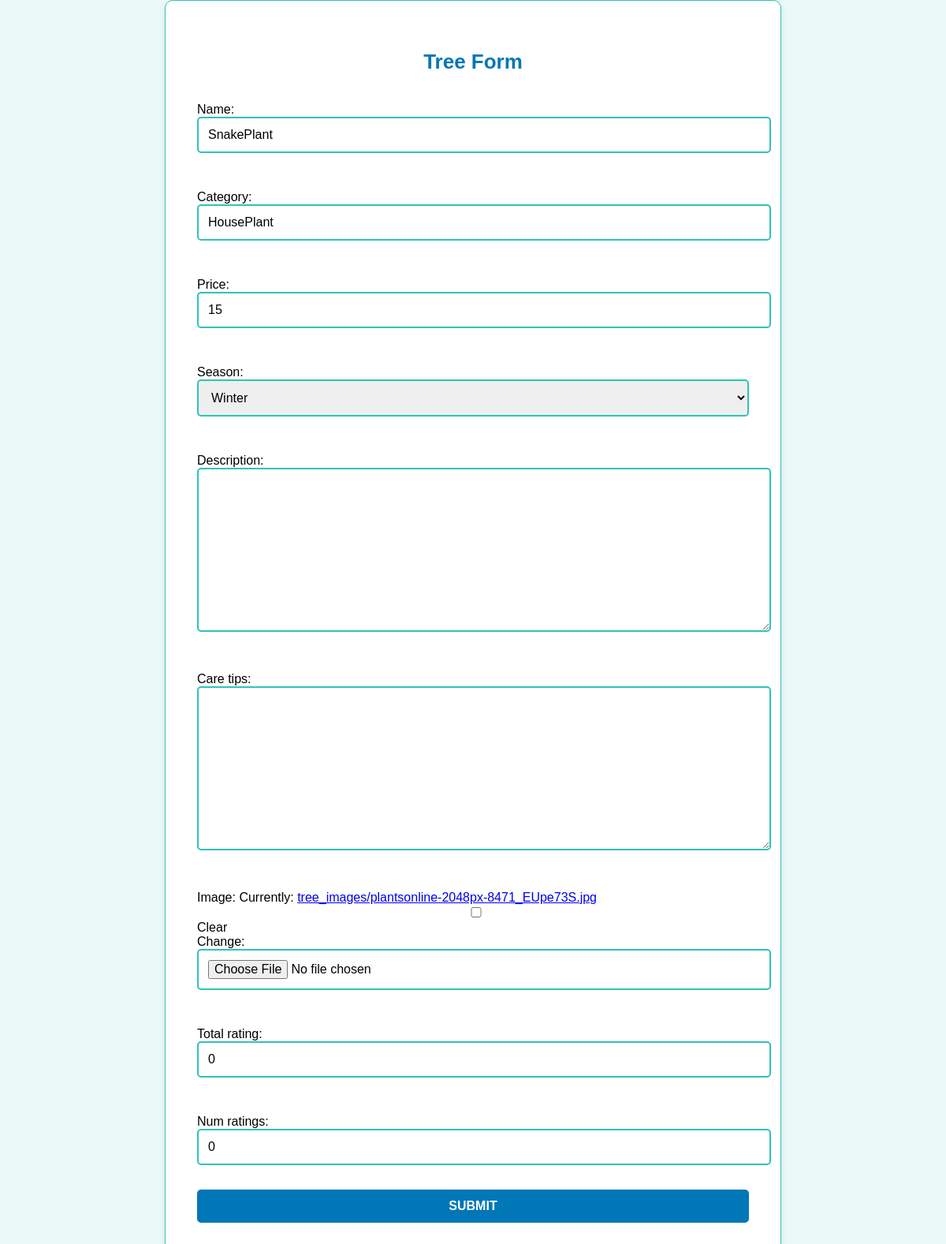
The app's page /trees/update-tree/1, older data.
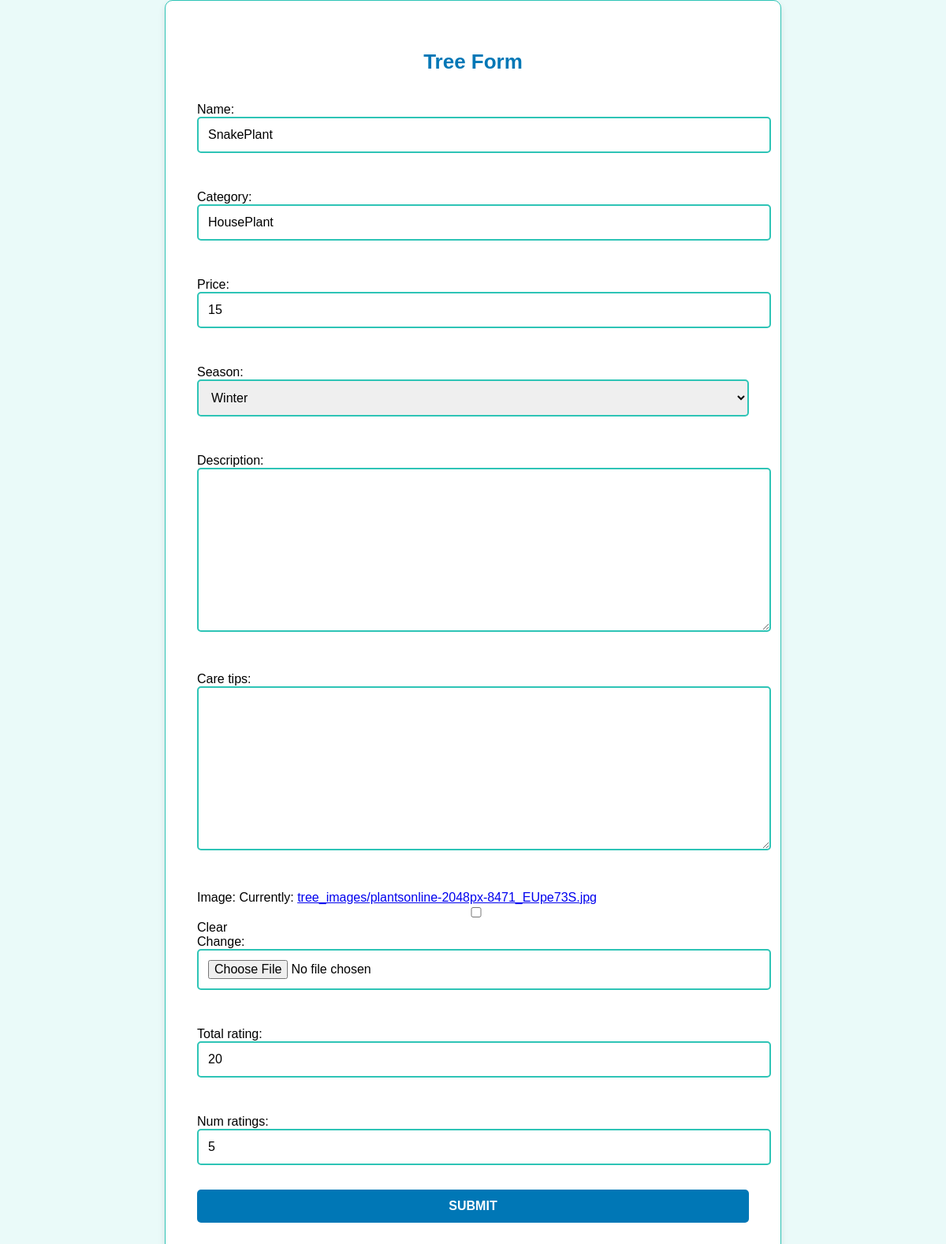
The same page, newer data.
### trees/models.py (models this page shows, shortened)
class Tree(models.Model):
    SEASON_CHOICES = [
        ('summer', 'Summer'),
        ('winter', 'Winter'),
        ('spring', 'Spring'),
        ('autumn', 'Autumn'),
        ('other', 'Other'),
    ]
    name = models.CharField(max_length=100)
    category = models.CharField(max_length=100)
    price = models.IntegerField(default=0)
    season = models.CharField(max_length=20, choices=SEASON_CHOICES, default='other')
    description = models.TextField(blank=True, null=True)  # Optional description field
    care_tips = models.TextField(blank=True, null=True)  # Optional care tips field
    image = models.ImageField(upload_to='tree_images/', null=True, blank=True)
    total_rating = models.IntegerField(default=0)  # Field to store total rating points
    num_ratings = models.PositiveIntegerField(default=0)

### trees/views.py (the view)
# urls.py: path('update-tree/<int:t_id>', views.update_tree, name='update-tree'),
def update_tree(request, t_id):
    tree_instance = get_object_or_404(Tree, pk=t_id)  # Handle 404 if tree not found
    if request.method == "POST":
        form = TreeForm(request.POST, request.FILES, instance=tree_instance)
        if form.is_valid():
            form.save()
            return redirect('tree_list')
        else:
            print("Form Errors:", form.errors)
    else:
        form = TreeForm(instance=tree_instance)
    return render(request, 'treeform.html', {'form': form})

### trees/forms.py
class TreeForm(forms.ModelForm):
    class Meta:
        model = Tree
        fields = '__all__'

### templates/treeform.html (shortened to what this page needs)
<!DOCTYPE html>
<html lang="en">
<head>
</head>
<body>
    <div class="form-container">
        <h2 class="form-title">Tree Form</h2>
        <form method="post" enctype="multipart/form-data">
            {{ form.as_p }}
            <button type="submit" class="btn-submit">Submit</button>
        </form>
    </div>
</body>
</html>

Row changes from the older to the newer data that the page shows:
changed Tree "SnakePlant": total_rating "0" → "20"; num_ratings "0" → "5"
